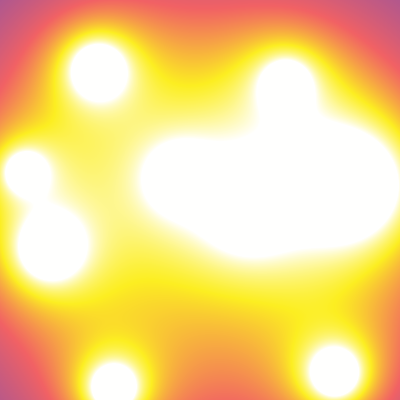
Frame 1 (no input)
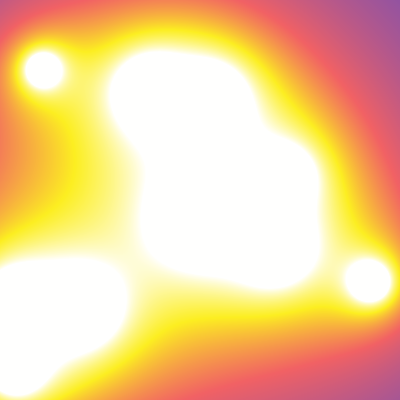
Frame 60 (no input)
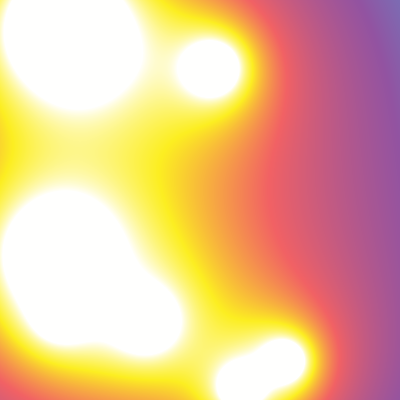
Frame 120 (the mouse pressed at the canvas centre since frame 60)

The p5.js sketch that drew these frames (run headless with seeded random() and noise() and a simulated clock; from frame 60 on, the mouse is pressed at the canvas centre):

// p5.js sketch
// ── sketch.js
var blobs = [];

var codingTrainColors;
var colorGradiant;

function setup() {
  createCanvas(400, 400);
  for (i = 0; i < 10; i++) {
    blobs.push(new Blob(random(0, width), random(0, height)));
  }

  codingTrainColors = [
    "#0B6A88",
    // "#70327E",
    "#2DC5F4",
    "#9253A1",
    // "#A42963",
    // "#EC015A",
    // "#F063A4",
    "#F16164",
    // "#F89E4F",
    "#FCEE21",
    "#FFFFFF",
  ].map((c) => color(c));

  colorGradiant = Array.from({ length: 1000 }).map((_, i, arr) => {
    return lerpColors(codingTrainColors, i / arr.length);
  });

}

function lerpColors(colors, amt) {
  amt = constrain(amt, 0, 0.99999);
  const scaledAmt = amt * (colors.length - 1);
  const aIndex = floor(scaledAmt);
  const bIndex = aIndex + 1;
  const a = colors[aIndex];
  const b = colors[bIndex];
  const newAmt = scaledAmt - floor(scaledAmt);
  return lerpColor(a, b, newAmt);
}

function makeColor(sum) {
  let amt = map(sum, 0, width * 2, 0, 1);
  amt = constrain(amt, 0, 0.99999);
  return colorGradiant[floor(amt * colorGradiant.length)];
}


function draw() {

  background(51);

  loadPixels();
  for (x = 0; x < width; x++) {
    for (y = 0; y < height; y++) {
      let sum = 0;
      for (i = 0; i < blobs.length; i++) {
        let xdif = x - blobs[i].x;
        let ydif = y - blobs[i].y;
        let d = sqrt(xdif * xdif + ydif * ydif);
        sum += (10 * blobs[i].r) / d;
      }
      set(x, y, makeColor(sum));
    }
  }
  updatePixels();

  for (i = 0; i < blobs.length; i++) {
    blobs[i].update();
  }
}

// ── blob.js
// Basile Pesin
// http://vertmo.github.io

// MetaBalls : p5.js implementation

class Blob {

  constructor(x, y) {
    this.x = x;
    this.y = y;
    let angle = random(0, 2 * PI);
    this.xspeed = random(2, 5) * Math.cos(angle);
    this.yspeed = random(2, 5) * Math.sin(angle);
    this.r = random(width * 1.5, width * 3);
  }

  update() {
    this.x += this.xspeed;
    this.y += this.yspeed;
    if (this.x > width || this.x < 0) this.xspeed *= -1;
    if (this.y > height || this.y < 0) this.yspeed *= -1;
  }

  show() {
    noFill();
    stroke(0);
    strokeWeight(4);
    ellipse(this.x, this.y, this.r * 2, this.r * 2);
  }
}
// ── style.css
html, body {
  margin: 0;
  padding: 0;
}
canvas {
  display: block;
}

}
